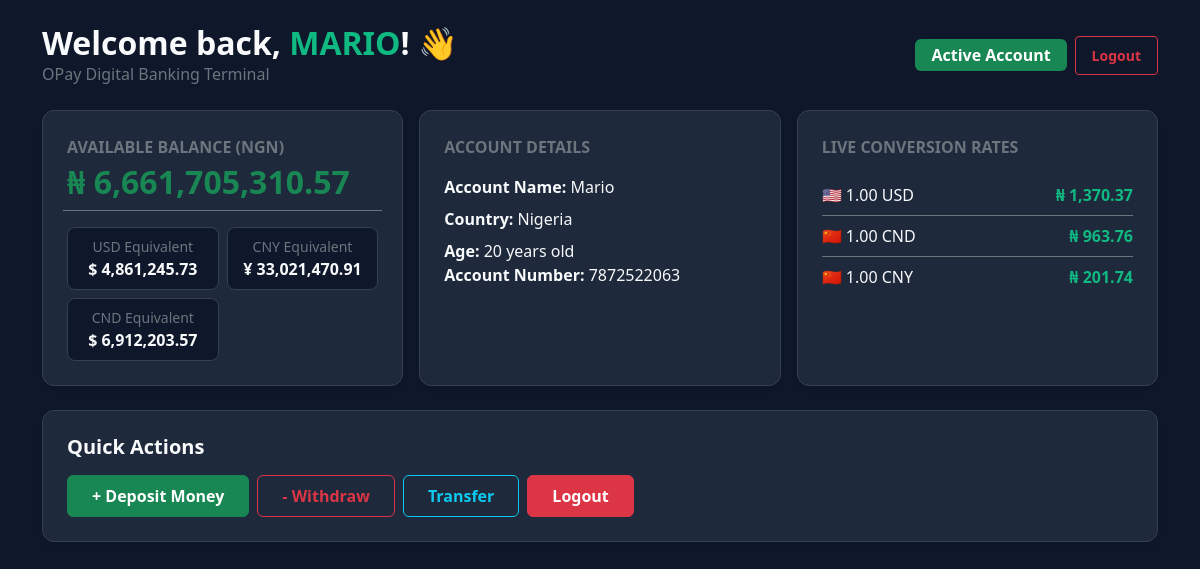
Page /dashboard (signed in) on the earlier database version.
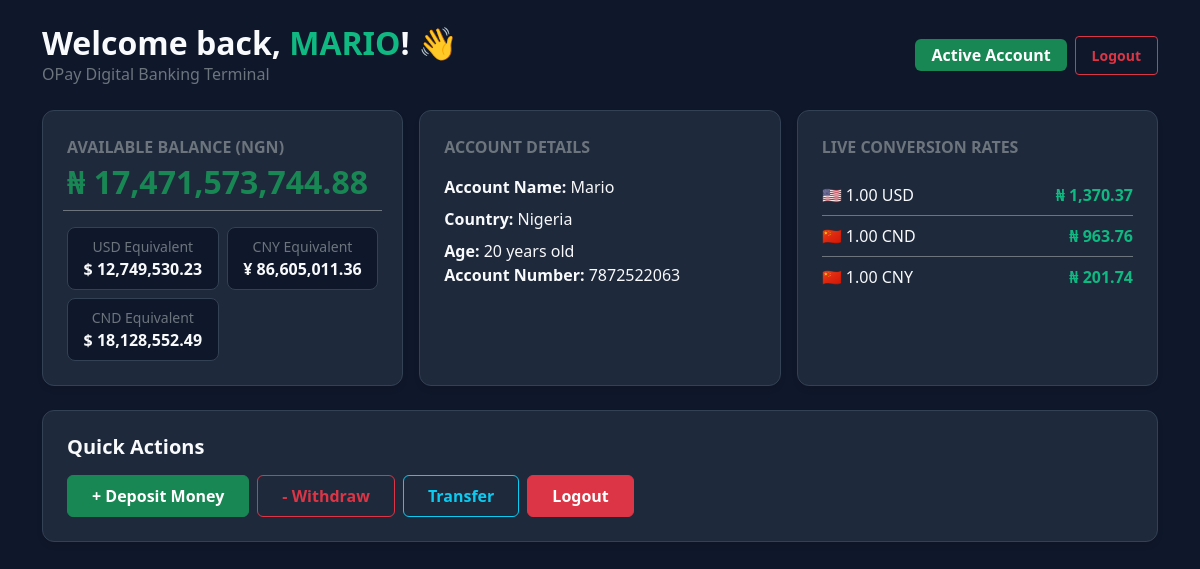
Same page on the later database version.
### tables this page shows
CREATE TABLE Users(
        UserID INTEGER PRIMARY KEY,
        Username TEXT,
        Password TEXT
    , Balance REAL DEFAULT 20000, Dollar_Balance INTEGER);

CREATE TABLE User_Info(
            ID INTEGER PRIMARY KEY,
            Age INTEGER NOT NULL,
            Country TEXT NOT NULL,
            FOREIGN KEY (ID) REFERENCES Users(UserID)
        );

CREATE TABLE Account_Number(
      ID INTEGER PRIMARY KEY,
      UserID INTEGER NOT NULL,
      Number VARCHAR(10),
      Created_at TIMESTAMP,
      FOREIGN KEY (UserID) REFERENCES Users(UserID)
   );

### GUI/app.py (the view)
@app.route("/dashboard")
def dashboard():
    if 'username' not in session:
        return redirect(url_for('login'))
    username = session['username']
    conn = sql.connect('database.db')
    cur = conn.cursor()
    cur.execute("""
        SELECT Users.Username, User_Info.Age, User_Info.Country, Users.Balance, Account_Number.Number
        FROM Users
        LEFT JOIN User_Info ON User_Info.ID = Users.UserID
        LEFT JOIN Account_Number ON Account_Number.UserID = Users.UserID
        WHERE Users.Username = ?
    """, (username,))
    user_data = cur.fetchone()
    conn.close()
    if user_data:
        user_balance = user_data[3] if user_data[3] is not None else 0.0
        user_age = user_data[1] if user_data[1] else "N/A"
        user_country = user_data[2] if user_data[2] else "N/A"
        user_acc_no = user_data[4] if user_data[4] else "Not Assigned"
    else:
        flash('User account not found', 'danger')
        return redirect(url_for('login'))
    return render_template(
        'dashboard.html',
        balance=user_balance,
        username_1=username,
        age=user_age,
        country=user_country,
        usd_rate=USD_RATE,
        cny_rate=CNY_RATE,
        cnd_rate=CND_RATE,
        acc_no=user_acc_no
    )

### GUI/app.py (called while the page is built)
@app.context_processor
def inject_exchange_rates():
    return {
        'USD_RATE': round(USD_RATE, 2),
        'CNY_RATE': round(CNY_RATE, 2),
        'CND_RATE': round(CND_RATE, 2)
    }

### GUI/templates/dashboard.html (shortened to what this page needs)
<!DOCTYPE html>
<html lang="en">
<head>
    <link rel="stylesheet" href="{{ url_for('static', filename='bootstrap-5.3.8-dist/css/bootstrap.min.css') }}" />
</head>
<body class="py-4">
    <div class="container">
        <div class="d-flex justify-content-between align-items-center mb-4">
            <div>
                <h2 class="fw-bold mb-0">Welcome back, <span class="text-accent">{{ username_1.upper() }}</span>! 👋</h2>
                <p class="text-secondary mb-0">OPay Digital Banking Terminal</p>
            </div>
            <div class="d-flex align-items-center gap-2">
                <span class="badge bg-success fs-6 px-3 py-2">Active Account</span>
                <a href="{{ url_for('logout') }}" class="btn btn-outline-danger btn-sm px-3 py-2 fw-semibold">
                    Logout
                </a>
            </div>
        </div>
        <div class="row g-3 mb-4">
            <div class="col-md-6 col-lg-4">
                <div class="dashboard-card p-4 h-100 d-flex flex-column justify-content-between">
                    <div>
                        <p class="text-secondary mb-1 fw-bold text-uppercase fs-7">Available Balance (NGN)</p>
                        <h2 class="fs-2 fw-bold text-success mb-3 text-break">₦ {{ "{:,.2f}".format(balance) }}</h2>
                    </div>
                    <div class="row g-2 pt-2 border-top border-secondary">
                        <div class="col-6">
                            <div class="currency-pill text-center">
                                <span class="text-secondary small d-block">USD Equivalent</span>
                                <span class="text-break fw-bold text-light">$ {{ "{:,.2f}".format(balance / usd_rate) }}</span>
                            </div>
                        </div>
                        <div class="col-6">
                            <div class="currency-pill text-center">
                                <span class="text-secondary small d-block">CNY Equivalent</span>
                                <span class="text-break fw-bold text-light">¥ {{ "{:,.2f}".format(balance / cny_rate) }}</span>
                            </div>
                        </div>
                        <div class="col-6">
                            <div class="currency-pill text-center">
                                <span class="text-secondary small d-block">CND Equivalent</span>
                                <span class="text-break fw-bold text-light">$ {{ "{:,.2f}".format(balance / cnd_rate) }}</span>
                            </div>
                        </div>
                    </div>
                </div>
            </div>
            <div class="col-md-6 col-lg-4">
                <div class="dashboard-card p-4 h-100">
                    <p class="text-secondary mb-1 fw-bold text-uppercase fs-7">Account Details</p>
                    <div class="mt-3">
                        <p class="mb-2"><strong>Account Name:</strong> <span class="text-light">{{ username_1 }}</span></p>
                        <p class="mb-2"><strong>Country:</strong> <span class="text-light">{{ country }}</span></p>
                        <p class="mb-0"><strong>Age:</strong> <span class="text-light">{{ age }} years old</span></p>
                        <p class="mb-0"><strong>Account Number:</strong> <span class="text-light">{{ acc_no }}</span></p>
                    </div>
                </div>
            </div>
            <div class="col-md-12 col-lg-4">
                <div class="dashboard-card p-4 h-100">
                    <p class="text-secondary mb-1 fw-bold text-uppercase fs-7">Live Conversion Rates</p>
                    <ul class="list-unstyled mb-0 mt-3">
                        <li class="d-flex justify-content-between align-items-center py-2 border-bottom border-secondary">
                            <span>🇺🇸 1.00 USD</span>
                            <span class="fw-bold text-accent">₦ {{ "{:,.2f}".format(usd_rate) if usd_rate else "1,370.37" }}</span>
                        </li>
                        <li class="d-flex justify-content-between align-items-center py-2 pt-2 border-bottom border-secondary">
                            <span>🇨🇳 1.00 CND</span>
                            <span class="fw-bold text-accent">₦ {{ "{:,.2f}".format(cnd_rate) if cnd_rate else "963.76" }}</span>
                        </li>
                        <li class="d-flex justify-content-between align-items-center py-2 pt-2">
                            <span>🇨🇳 1.00 CNY</span>
                            <span class="fw-bold text-accent">₦ {{ "{:,.2f}".format(cny_rate) if cny_rate else "201.74" }}</span>
                        </li>
                    </ul>
                </div>
            </div>
        </div>
        <div class="dashboard-card p-4 mb-4">
            <h5 class="fw-bold mb-3">Quick Actions</h5>
            <div class="d-flex gap-2 flex-wrap">
                <a href="{{ url_for('deposit') }}" class="btn btn-success px-4 py-2 fw-semibold">
                    + Deposit Money
                </a>
                <a href="{{ url_for('withdraw') }}" class="btn btn-outline-danger px-4 py-2 fw-semibold">
                    - Withdraw
                </a>
                <a href="{{ url_for('transfer')}}" class="btn btn-outline-info px-4 py-2 fw-semibold">
                    Transfer
                </a>
                <a href="{{ url_for('logout') }}" class="btn btn-danger px-4 py-2 fw-semibold">
                    Logout
                </a>
            </div>
        </div>
    </div>
</body>
</html>

### GUI/templates/dashboard.html (style rules this page uses)
body { background-color: #0f172a; color: #f8fafc; min-height: 100vh; }
.dashboard-card { background: #1e293b; border: 1px solid #334155; border-radius: 12px; color: #f8fafc; box-shadow: 0 4px 6px -1px rgba(0, 0, 0, 0.1); }
.text-accent { color: #10b981; }
.currency-pill { background-color: #0f172a; border: 1px solid #334155; border-radius: 8px; padding: 8px 12px; }

Differences in the rows shown:
changed Users "MARIO": Balance "6,661,705,310.57" → "17,471,573,744.88"; balance/usd_rate "4,861,245.73" → "12,749,530.23"; balance/cny_rate "33,021,470.91" → "86,605,011.36"; balance/cnd_rate "6,912,203.57" → "18,128,552.49"
